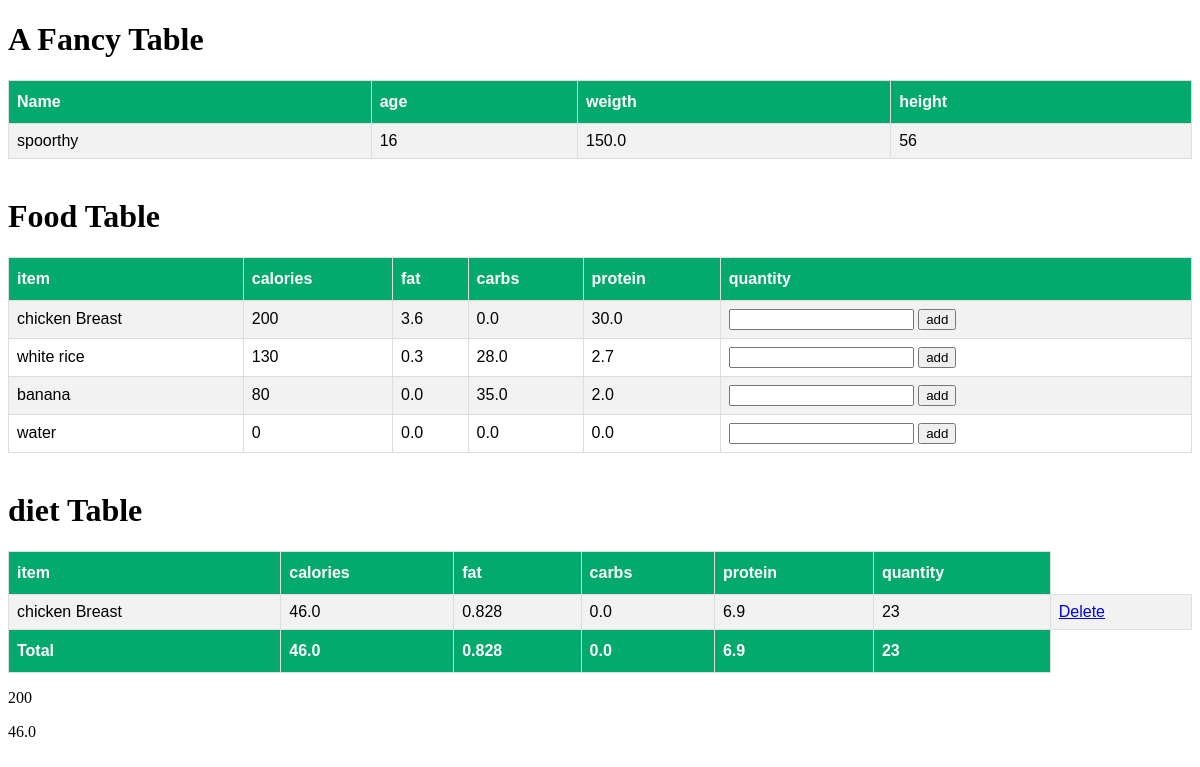
The app's page /fitness/Clients_diet/spoorthy/ with its own data.
### fitness/models.py (models this page shows, shortened)
class clients(models.Model):
    name = models.CharField(max_length = 256)
    def __str__(self):
        return f"{self.name}"

class clients_data(models.Model):
    clients_name = models.ForeignKey(clients, on_delete=models.CASCADE)
    age = models.IntegerField()
    height = models.IntegerField()
    weight = models.FloatField()
    gender = models.BooleanField()
    phone_number = models.CharField(max_length = 30)
    Note = models.CharField(max_length = 256)

class food_table(models.Model):
    item_name = models.CharField(max_length = 256)
    calories = models.IntegerField()
    fat = models.FloatField()
    carbs = models.FloatField()
    protein = models.FloatField()
    price = models.DecimalField(decimal_places=2, max_digits=7)

class diet_table(models.Model):
    clients = models.ForeignKey(clients, on_delete = models.CASCADE)
    food_table = models.ForeignKey(food_table, on_delete = models.CASCADE)
    quantity = models.IntegerField(default=100)
    def sub_calories(self):
        return self.food_table.calories * self.quantity/100
    def sub_protein(self):
        return self.food_table.protein * self.quantity/100
    def sub_carbs(self):
        return self.food_table.carbs * self.quantity/100
    def sub_fat(self):
        return self.food_table.fat * self.quantity/100

### fitness/views.py (the view)
# urls.py: path('Clients_diet/<str:name>/', views.Clients_diet, name = "Clients_diet"),
def Clients_diet(request, name):
    client_object = clients.objects.get(name = name)
    client = clients_data.objects.get(clients_name = client_object)
    food_data = food_table.objects.all()
    diet_table_ = diet_table.objects.filter(clients = client_object)
    total_calories_ = sum([c.food_table.calories * c.quantity/100 for c in diet_table.objects.filter(clients = client_object)])
    total_protein_ = sum([c.food_table.protein * c.quantity/100 for c in diet_table.objects.filter(clients = client_object)])
    total_fat_ = sum([c.food_table.fat * c.quantity/100 for c in diet_table.objects.filter(clients = client_object)])
    total_carbs_ = sum([c.food_table.carbs * c.quantity/100 for c in diet_table.objects.filter(clients = client_object)])
    total_quantity_ = sum([c.quantity for c in diet_table.objects.filter(clients = client_object)])
    context = {'name':client_object, 'client_datas':client, 'food':food_data, 'diet':diet_table_, 'total_calories':total_calories_, 'total_protein': total_protein_, 'total_fat':total_fat_, 'total_carbs':total_carbs_, 'total_quantity':total_quantity_}
    return render(request,'client_data.html',context)

### fitness/templates/client_data.html (shortened to what this page needs)
<!DOCTYPE html>
<html>
<head>
</head>
<body>
<h1>A Fancy Table</h1>
<table id="customers">
  <tr>
    <th>Name</th>
    <th>age</th>
    <th>weigth</th>
    <th>height</th>
  </tr>
  <tr>
    <td>{{ name }}</td>
    <td>{{ client_datas.age }}</td>
    <td>{{ client_datas.weight }}</td>
    <td>{{ client_datas.height }}</td>
  </tr>
</table>
<br>
<h1>Food Table</h1>
<table id="customers">
    <tr>
      <th>item</th>
      <th>calories</th>
      <th>fat</th>
      <th>carbs</th>
      <th>protein</th>
      <th>quantity</th>
    </tr>
    {% for item in food %}
    <tr>
      <td>{{ item.item_name }}</td>
      <td>{{ item.calories }}</td>
      <td>{{ item.fat }}</td>
      <td>{{ item.carbs }}</td>
      <td>{{ item.protein }}</td>
      <td>
        <form action="{% url 'fitness:add_diet' name item.item_name %}" method ="POST">
            <input type="number" name="quantity">
            <input type="submit" value="add">
        </form>
    </td>
    </tr>
    {% endfor %}
</table>
<br>
<h1>diet Table</h1>
<table id="customers">
    <tr>
      <th>item</th>
      <th>calories</th>
      <th>fat</th>
      <th>carbs</th>
      <th>protein</th>
      <th>quantity</th>
    </tr>
    {% for diet_ in diet %}
    <tr>
      <td>{{ diet_.food_table.item_name }}</td>
      <td>{{ diet_.sub_calories }}</td>
      <td>{{ diet_.sub_fat }}</td>
      <td>{{ diet_.sub_carbs }}</td>
      <td>{{ diet_.sub_protein }}</td>
      <td>{{ diet_.quantity }}</td>
      <td>
        <a href="{% url 'fitness:delete_diet_colomn' name diet_.food_table.item_name %}">Delete</a>
    </td>
    </tr>
    {% endfor %}
    <tr>
      <th>Total</th>
      <th>{{ total_calories }}</th>
      <th>{{ total_fat }}</th>
      <th>{{ total_carbs }}</th>
      <th>{{ total_protein }}</th>
      <th>{{ total_quantity }}</th>
    </tr>
</table>
{%for diet_ in diet %}
<p>{{ diet_.food_table.calories }}</p>
{% endfor %}
{{ total_calories }}
</body>
</body>
</html>

### fitness/templates/client_data.html (style rules this page uses)
#customers { font-family: Arial, Helvetica, sans-serif; border-collapse: collapse; width: 100%; }
#customers td, #customers th { border: 1px solid #ddd; padding: 8px; }
#customers tr:nth-child(even) { background-color: #f2f2f2; }
#customers th { padding-top: 12px; padding-bottom: 12px; text-align: left; background-color: #04AA6D; color: white; }

### records on screen
clients: name "spoorthy"
clients_data: age "16", weight "150.0", height "56"
food_table: item_name "chicken Breast", calories "200", fat "3.6", carbs "0.0", protein "30.0"
food_table: item_name "white rice", calories "130", fat "0.3", carbs "28.0", protein "2.7"
food_table: item_name "banana", calories "80", fat "0.0", carbs "35.0", protein "2.0"
food_table: item_name "water", calories "0", fat "0.0", carbs "0.0", protein "0.0"
diet_table: food_table.item_name "chicken Breast", sub_calories "46.0", sub_fat "0.828", sub_carbs "0.0", sub_protein "6.9", quantity "23", food_table.calories "200"

### other values on screen
{{ total_calories }} "46.0"
{{ total_fat }} "0.828"
{{ total_carbs }} "0.0"
{{ total_protein }} "6.9"
{{ total_quantity }} "23"
